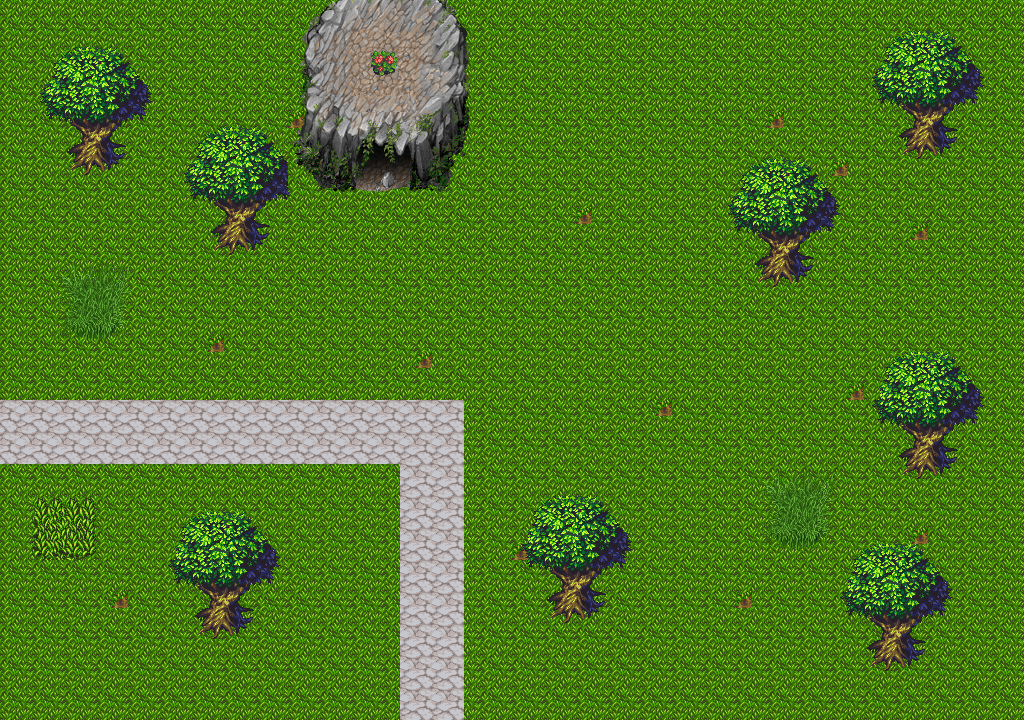

Tiled map render using the project's own tile images. Description and the map definition, with tile-layer contents summarised, below:
An orthogonal 64x45 tile map with 16x16 px tiles, 4 tile layers (Tile Layer 1, Tile Layer 2, Tile Layer 3, x), 4 tilesets.

<map version="1.0" orientation="orthogonal" width="64" height="45" tilewidth="16" tileheight="16">
 <tileset firstgid="1" name="green" tilewidth="16" tileheight="16">
  <image source="../Map/wood_tileset.png" width="512" height="512" />
 </tileset>
 <tileset firstgid="1025" name="xdxd" tilewidth="16" tileheight="16">
  <image source="../Map/mountain_landscape.png" width="512" height="512" />
 </tileset>
 <tileset firstgid="2049" name="xdddd" tilewidth="16" tileheight="16">
  <image source="../Decorative/LPC Base Assets/tiles/water.png" width="96" height="192" />
 </tileset>
 <tileset firstgid="2121" name="dx" tilewidth="16" tileheight="16">
  <image source="../Decorative/LPC Base Assets/tiles/waterfall.png" width="96" height="160" />
 </tileset>
 <layer name="Tile Layer 1" width="64" height="45">
  <data>[2880 cells, 2880 non-empty, 6 distinct tile ids]</data>
 </layer>
 <layer name="Tile Layer 2" width="64" height="45">
  <data>[2880 cells, 808 non-empty, 237 distinct tile ids]</data>
 </layer>
 <layer name="Tile Layer 3" width="64" height="45">
  <data>[2880 cells, 1 non-empty, 1 distinct tile ids]</data>
 </layer>
 <layer name="x" width="64" height="45">
  <data>[2880 cells, 76 non-empty, 40 distinct tile ids]</data>
 </layer>
</map>
